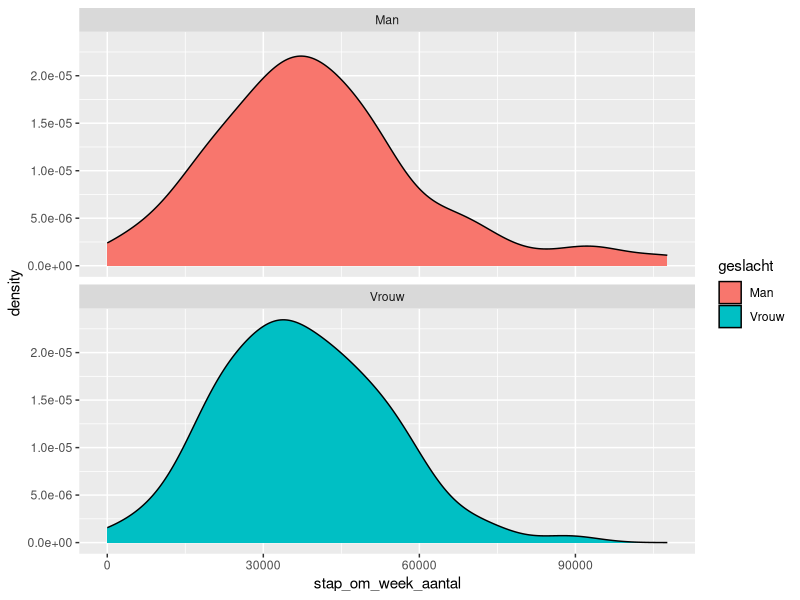
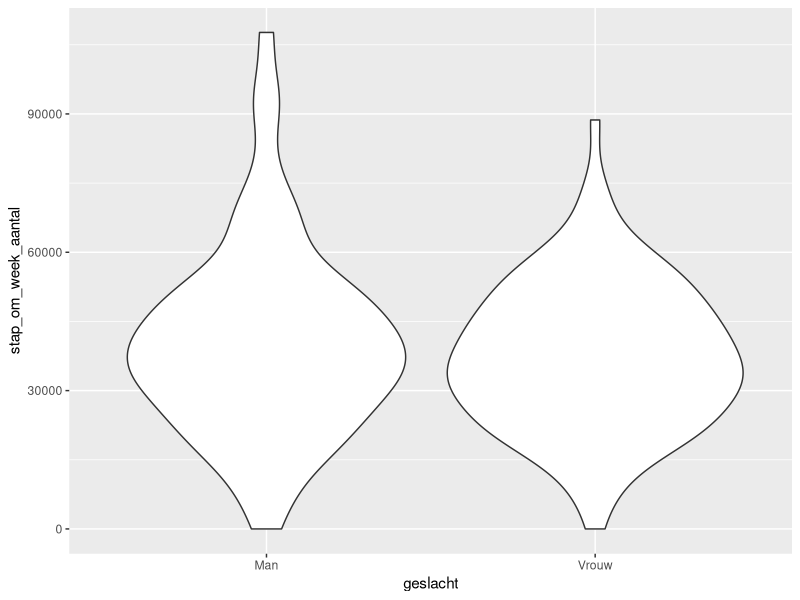
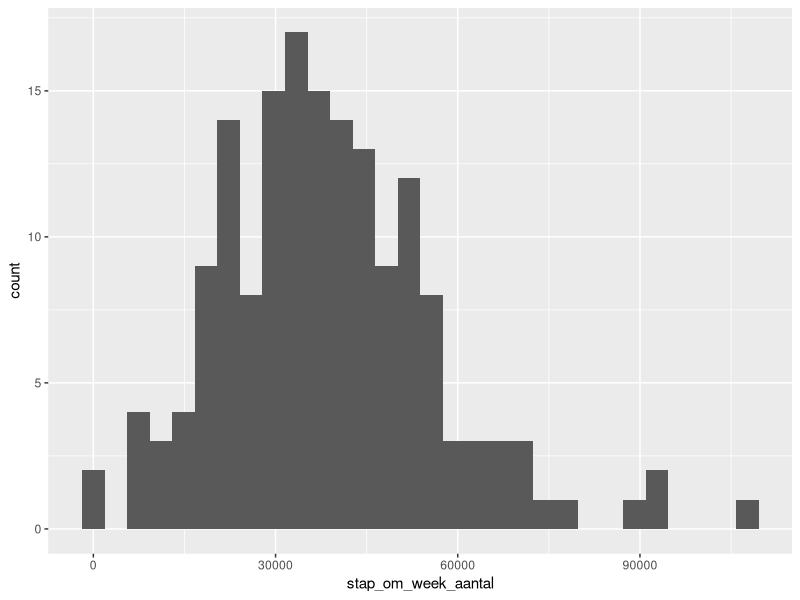
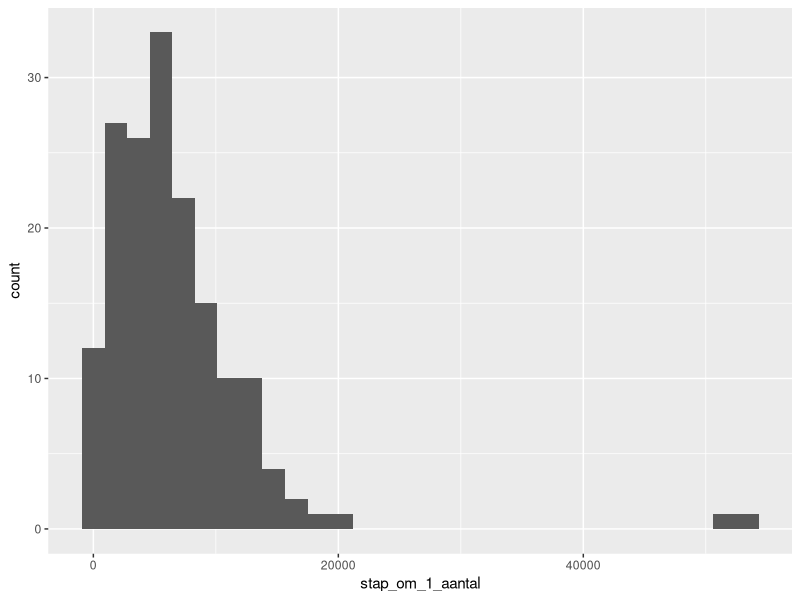
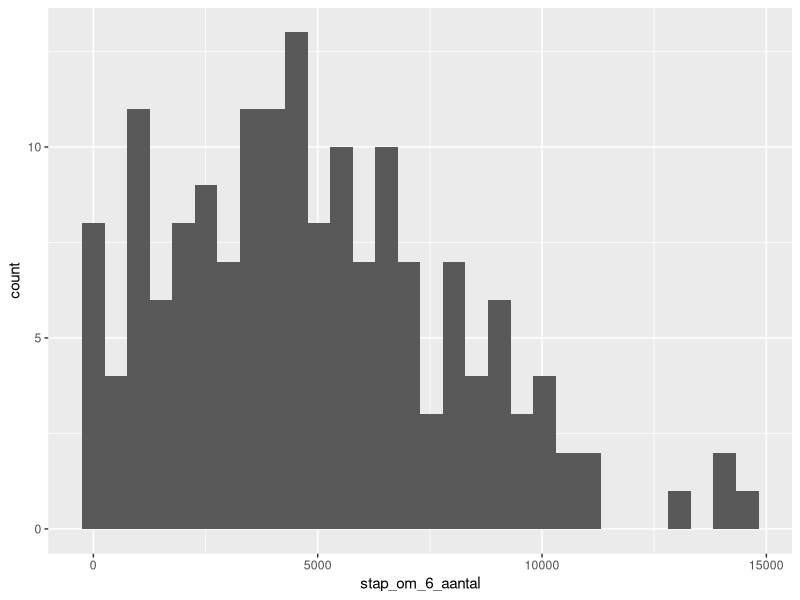
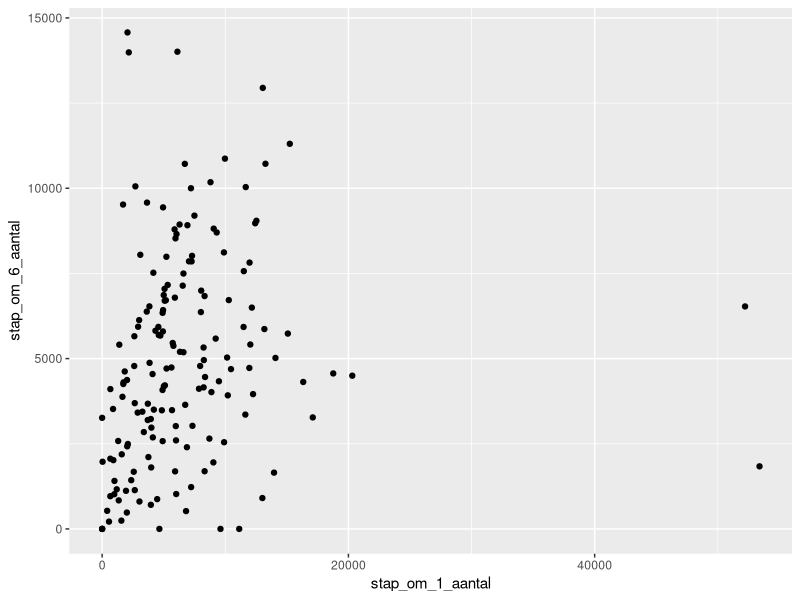

Source code (R) for these figures, in order:
# load packages
library(tidyverse)
library(here)

#load data 'Data_Combined
CleanData <- read_csv(here("data", "CleanData.csv" ))

# hyopthese toetsen
# Op basis van deel 1 van video 2 (tot 8.50 minuten)
# is het verschil tussen het gemiddelde aantal stappen per week van mannen en vrouwen significant?
# is de data normaal verdeeld (density plot)?

CleanData %>%
  na.omit() %>%
  ggplot(aes(x = stap_om_week_aantal, fill = geslacht))+
  geom_density() +
  facet_wrap(~geslacht, ncol= 1)

# voor vrouwen redelijk normaal verdeeld, voor mannen niet. > wilcoxon test
wilcox.test(stap_om_week_aantal ~ geslacht, data = CleanData, mu= 0)
# outcome: p = 0.5109

# ook een optie om evt uit te proberen
CleanData %>%
  na.omit() %>%
  ggplot(aes(x =geslacht, y = stap_om_week_aantal))+
  geom_violin()
  

# Op basis van deel 2 van video 2 (van 8.50 minuten tot
# Zetten KT studenten 10.000 stappen per dag dus 70.000 per week? 
# is de data normaal verdeeld?
CleanData %>%
  na.omit() %>%
  ggplot(aes(x = stap_om_week_aantal)) +
  geom_histogram()

wilcox.test(CleanData$stap_om_week_aantal, mu = 70000)

#en als het aantal stappen per dag maar 7000 zou zijn (49000 per week)?
wilcox.test(CleanData$stap_om_week_aantal, mu = 49000)


# is er een relatie tussen het aantal stappen op maandag en zaterdag?
# is de data normaal verdeeld (histogram)?

CleanData %>%
  na.omit() %>%
  ggplot(aes(x =  stap_om_1_aantal)) +
  geom_histogram()

CleanData %>%
  na.omit() %>%
  ggplot(aes(x =  stap_om_6_aantal)) +
  geom_histogram()

CleanData %>% 
  na.omit() %>%   
  ggplot(aes(x =  stap_om_1_aantal, y = stap_om_6_aantal)) +
  geom_point()

# correlatie test met de data 
cor.test(CleanData$stap_om_1_aantal, CleanData$stap_om_6_aantal, method = 'pearson')

cor.test(CleanData$stap_om_1_aantal, CleanData$stap_om_6_aantal, method = 'spearman', exact=F)

# outcome: p = 0.5387

#Error: Cannot compute exact p-value with ties?
#Spearmn is a non-parametric, thus it is not possible to get CIs. There is a error message because R cannot compute exact p values (the test is based on ranks).
#We can get rid off the warning letting R know that approximate values are fine
cor.test(CleanData$stap_om_1_aantal, CleanData$stap_om_6_aantal, method = 'pearson', exact=F)


